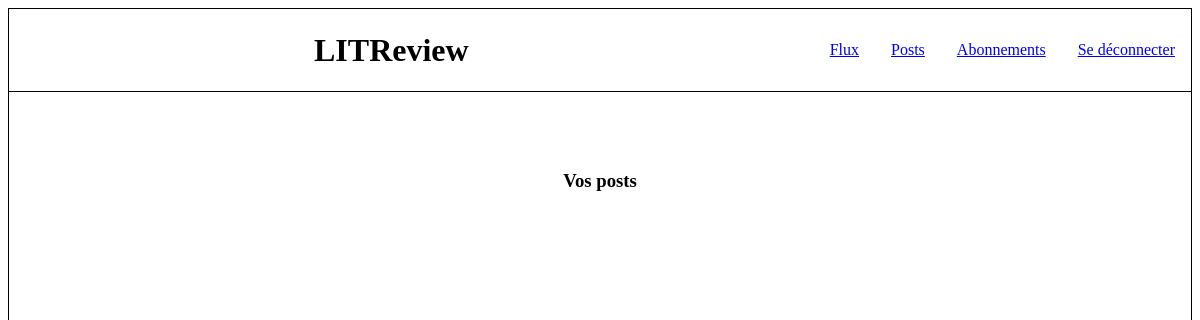
The app's page /feeds/posts/ (signed in), older data.
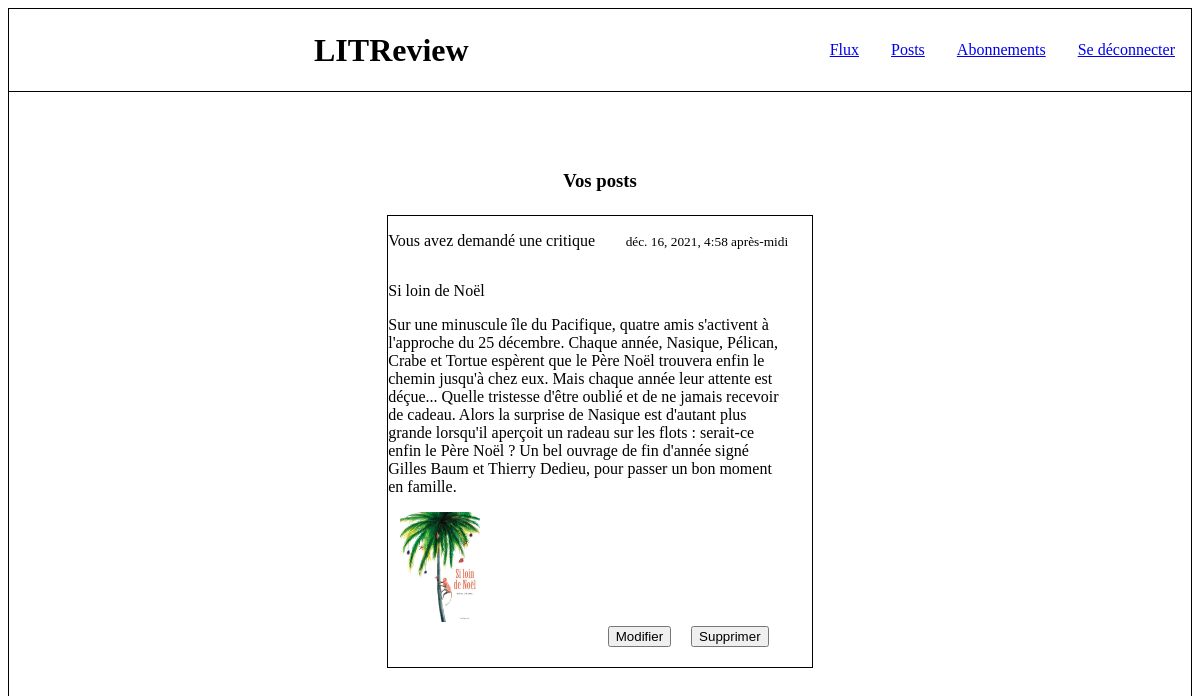
The same page, newer data.
### feeds/models.py (models this page shows)
class Ticket(models.Model):
    title = models.CharField(max_length=128)
    description = models.TextField(max_length=2048, blank=True)
    user = models.ForeignKey(
        to=settings.AUTH_USER_MODEL, on_delete=models.CASCADE)
    image = models.ImageField(null=True, blank=True,
                              upload_to="images/")
    time_created = models.DateTimeField(auto_now_add=True)

### feeds/views.py (the view)
# urls.py: path("posts/", PostsView.as_view(), name="posts"),
class PostsView(LoginRequiredMixin, View):
    login_url = "index"
    redirect_field_name = "next"
    template_name = "feeds/posts.html"
    def get(self, request):
        tickets_with_review = [review.ticket.pk for review in
                               Review.objects.all()]
        reviews = Review.objects.order_by("-time_created"). \
            filter(user=request.user)
        reviews = reviews.annotate(content_type=Value('REVIEW', CharField()))
        tickets = Ticket.objects.order_by("-time_created"). \
            filter(user=request.user).exclude(pk__in=tickets_with_review)
        tickets = tickets.annotate(content_type=Value('TICKET', CharField()))
        posts = sorted(
            chain(reviews, tickets),
            key=lambda post: post.time_created,
            reverse=True
        )
        return render(request, self.template_name,
                      context={"posts": posts,
                               "user_connected": self.request.user,
                               "range": range(5)})

### templates/feeds/posts.html (shortened to what this page needs)
{% extends 'base.html' %}
{% block content %}
<head>
</head>
<div class="horizontal_aligned">
    <div class="block_feeds">
        <h3 class="horizontal_aligned">Vos posts</h3>
        {% if posts %}
            {% for post in posts %}
                {% if post.ticket %}
                        {% load static %}
                {% else %}
                    <div class="post">
                        <div class="horizontal_aligned_space_between">
                        {% if post.user == user_connected %}
                            <p>Vous avez demandé une critique</p>
                        {% else %}
                            <p>{{ post.user }} a demandé une critique</p>
                        {% endif %}
                            <p><small>{{ post.time_created }}</small></p>
                        </div>
                    <p>{{ post.title }}</p>
                    <p>{{ post.description }}</p>
                    {% load static %}
                    {% if post.image %}
                        <img src="{{ post.image.url }}">
                    {% endif %}
                        <div class="horizontal_aligned">
                            <form class="block_modify" action="/tickets/ticket_update/{{ post.id }}">
                                <button type="submit">Modifier</button>
                            </form>
                            <form class="block_delete" action="/tickets/ticket_delete/{{ post.id }}">
                                <button type="submit">Supprimer</button>
                            </form>
                        </div>
                    </div>
                {% endif %}
            {% endfor %}
        {% endif %}
    </div>
</div>
{% endblock content %}

### templates/base.html
<!DOCTYPE html>
<html lang="en">
{% load static %}
<link rel="stylesheet" type="text/css"
      href="{% static 'style.css' %}">
<body>
    <header>
        <h1>LITReview</h1>
        <nav>
            <ul>
                <li><a href="/feeds/flux/">Flux</a></li>
                <li><a href="/feeds/posts/">Posts</a></li>
                <li><a href="/subscriptions/">Abonnements</a></li>
                <li><a href="{% url 'logout' %}">Se déconnecter</a></li>
            </ul>
        </nav>
    </header>
    {% block content %}{% endblock content %}
</body>
</html>

### static/style.css (style rules this page uses)
body { border: solid thin; min-height: 500px; }
header { display: flex; justify-content: center; align-items: center; border-bottom: solid thin; }
img { margin: 0 3%; width: 20%; }
header h1 { margin-left: auto; margin-right: auto; width: auto; }
nav ul { list-style-type: none; display: flex; }
nav ul li { margin: 1rem; }
.horizontal_aligned { display: flex; justify-content: center; }
.horizontal_aligned_space_between { display: flex; justify-content: space-between; }
.block_feeds { margin: 5% 30%; }
.block_modify { margin: 0 5% 5% 50%; }
.block_delete { margin: 0 10 5% 0%; }
.post { border: solid thin; margin: 5%; padding-right: 5%; }

Row changes from the older to the newer data that the page shows:
added Ticket: shows "Vous avez demandé une critique", time_created "déc. 16, 2021, 4:58 après-midi", title "Si loin de Noël", description "Sur une minuscule île du Pacifique, quatre amis s'activent à l'approche du 25 décembre. Chaque année, Nasique, Pélican, Crabe et Tortue espèrent que le Père Noël trouvera enfin le chemin jusqu'à chez eux. Mais chaque année leur attente est déçue... Quelle tristesse d'être oublié et de ne jamais recevoir de cadeau. Alors la surprise de Nasique est d'autant plus grande lorsqu'il aperçoit un radeau sur les flots : serait-ce enfin le Père Noël ? Un bel ouvrage de fin d'année signé Gilles Baum et Thierry Dedieu, pour passer un bon moment en famille.", image (picture)
